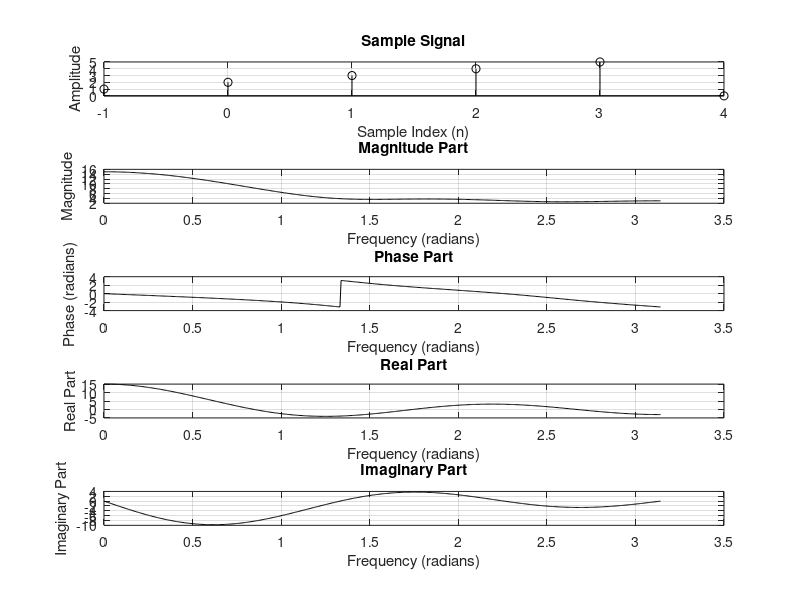

Write the MATLAB code that produced this figure. (Note: this script raises an error after producing the figure.)
clc;
clear all;
close all;
n = -1:4;
x = [1, 2, 3, 4, 5,0];
k = 0:500;
subplot(5, 1, 1);
stem(n, x, 'k');
xlabel('Sample Index (n)');
ylabel('Amplitude');
title('Sample Signal');
grid on;
omega = (pi/500) * k;
X = zeros(1, length(k));
for i = 1:length(k)
    X(i) = sum(x .* exp(-1i * omega(i) * n));
end
magnitude = abs(X);
phase = angle(X);
realpart = real(X);
imaginary = imag(X);
subplot(5, 1, 2);
plot(omega, magnitude, 'k');
xlabel('Frequency (radians)');
ylabel('Magnitude');
title('Magnitude Part');
grid on;
subplot(5, 1, 3);
plot(omega, phase, 'k');
xlabel('Frequency (radians)');
ylabel('Phase (radians)');
title('Phase Part');
grid on;
subplot(5, 1, 4);
plot(omega, realpart, 'k');
xlabel('Frequency (radians)');
ylabel('Real Part');
title('Real Part');
grid on;
subplot(5, 1, 5);
plot(omega, imaginary, 'k');
xlabel('Frequency (radians)');
ylabel('Imaginary Part');
title('Imaginary Part');
grid on;
sgtitle('Sample Sequence and DTFT of Sample Signal.')